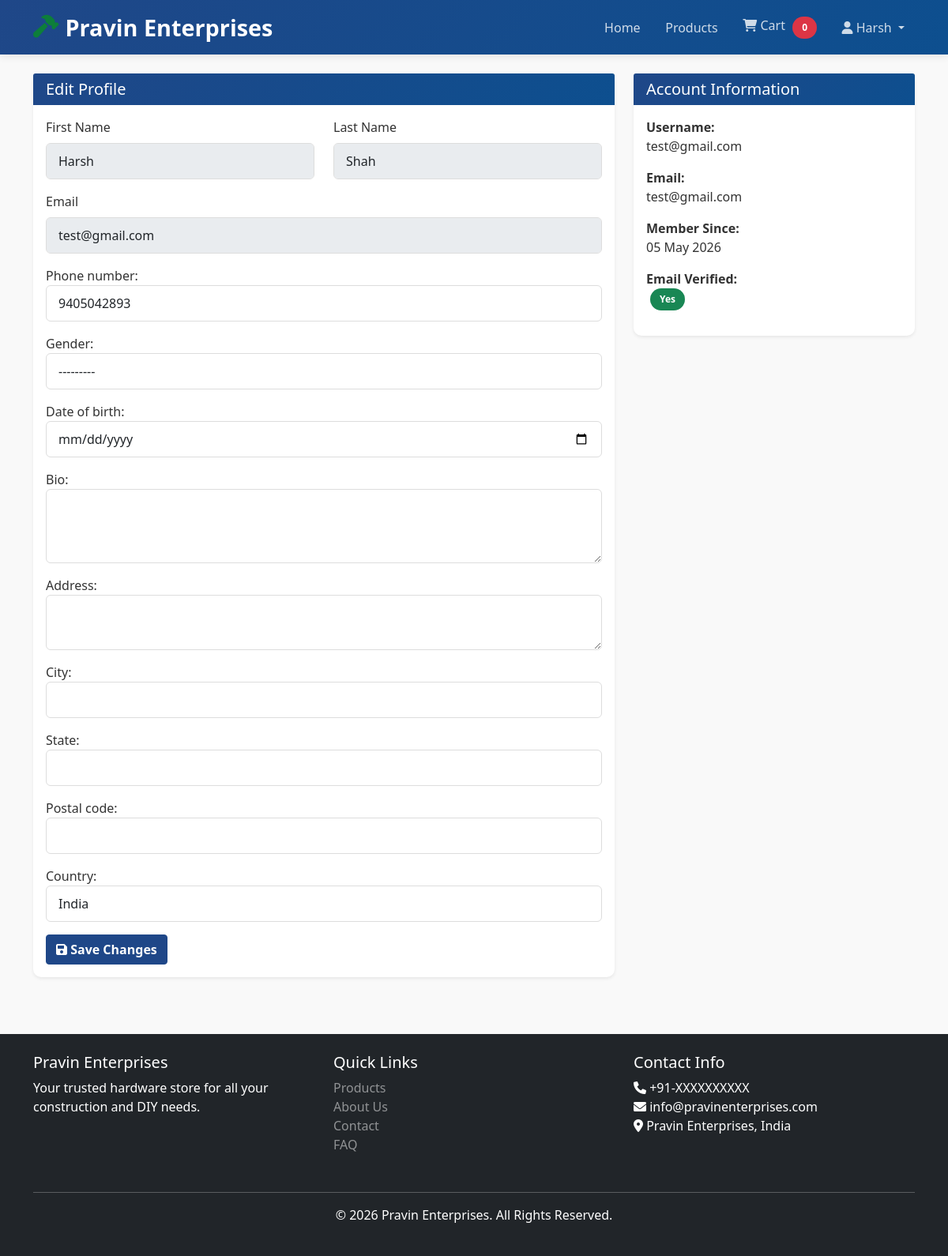
Page /accounts/profile/ (signed in) on the committed database.
### cart/models.py (models this page shows, shortened)
class Cart(models.Model):
    user = models.OneToOneField(User, on_delete=models.CASCADE, related_name='cart')
    total_items = models.IntegerField(default=0)
    total_price = models.DecimalField(max_digits=12, decimal_places=2, default=0.00)
    created_at = models.DateTimeField(auto_now_add=True)
    updated_at = models.DateTimeField(auto_now=True)
    class Meta:
        db_table = 'carts'
    def get_item_count(self):
        return sum(item.quantity for item in self.items.all())

### accounts/models.py (models this page shows, shortened)
class UserProfile(models.Model):
    GENDER_CHOICES = [
        ('M', 'Male'),
        ('F', 'Female'),
        ('O', 'Other'),
    ]
    user = models.OneToOneField(User, on_delete=models.CASCADE, related_name='profile')
    phone_regex = RegexValidator(regex=r'^\+?1?\d{9,15}$', message='Phone number must be between 9 and 15 digits.')
    phone_number = models.CharField(validators=[phone_regex], max_length=17)
    gender = models.CharField(max_length=1, choices=GENDER_CHOICES, null=True, blank=True)
    date_of_birth = models.DateField(null=True, blank=True)
    profile_picture = models.ImageField(upload_to='profile_pics/', null=True, blank=True)
    bio = models.TextField(max_length=500, blank=True)
    address = models.TextField(blank=True)
    city = models.CharField(max_length=100, blank=True)
    state = models.CharField(max_length=100, blank=True)
    postal_code = models.CharField(max_length=10, blank=True)
    country = models.CharField(max_length=100, default='India')
    is_email_verified = models.BooleanField(default=False)
    is_phone_verified = models.BooleanField(default=False)
    created_at = models.DateTimeField(auto_now_add=True)
    updated_at = models.DateTimeField(auto_now=True)
    class Meta:
        db_table = 'user_profiles'
        verbose_name = 'User Profile'
        verbose_name_plural = 'User Profiles'

### accounts/views.py (the view)
# urls.py: path('profile/', views.profile_view, name='profile'),
@login_required(login_url='login')
@require_http_methods(["GET", "POST"])
def profile_view(request):
    user_profile, created = UserProfile.objects.get_or_create(
        user=request.user,
        defaults={'phone_number': ''}
    )
    if request.method == 'POST':
        form = UserProfileForm(request.POST, instance=user_profile)
        if form.is_valid():
            form.save()
            messages.success(request, 'Profile updated successfully!')
            return redirect('profile')
    else:
        form = UserProfileForm(instance=user_profile)
    context = {
        'form': form,
        'user_profile': user_profile,
    }
    return render(request, 'accounts/profile.html', context)

### accounts/forms.py
class UserProfileForm(forms.ModelForm):
    phone_number = forms.CharField(max_length=17, required=True, widget=forms.TextInput(attrs={
        'class': 'form-control',
        'placeholder': '+91 XXXXXXXXXX'
    }))
    class Meta:
        model = UserProfile
        fields = ['phone_number', 'gender', 'date_of_birth', 'bio', 'address', 'city', 'state', 'postal_code', 'country']
        widgets = {
            'gender': forms.Select(attrs={'class': 'form-control'}),
            'date_of_birth': forms.DateInput(attrs={'class': 'form-control', 'type': 'date'}),
            'bio': forms.Textarea(attrs={'class': 'form-control', 'rows': 3}),
            'address': forms.Textarea(attrs={'class': 'form-control', 'rows': 2}),
            'city': forms.TextInput(attrs={'class': 'form-control'}),
            'state': forms.TextInput(attrs={'class': 'form-control'}),
            'postal_code': forms.TextInput(attrs={'class': 'form-control'}),
            'country': forms.TextInput(attrs={'class': 'form-control'}),
        }

### templates/accounts/profile.html (shortened to what this page needs)
{% extends 'base.html' %}
{% load static %}
{% block content %}
<div class="container">
    <div class="row">
        <div class="col-md-8">
            <div class="card shadow-sm">
                <div class="card-header bg-light">
                    <h5 class="mb-0">Edit Profile</h5>
                </div>
                <div class="card-body">
                    <form method="post">
                        <div class="row">
                            <div class="col-md-6 mb-3">
                                <label class="form-label">First Name</label>
                                <input type="text" class="form-control" value="{{ request.user.first_name }}" disabled>
                            </div>
                            <div class="col-md-6 mb-3">
                                <label class="form-label">Last Name</label>
                                <input type="text" class="form-control" value="{{ request.user.last_name }}" disabled>
                            </div>
                        </div>
                        <div class="mb-3">
                            <label class="form-label">Email</label>
                            <input type="email" class="form-control" value="{{ request.user.email }}" disabled>
                        </div>
                        {% for field in form %}
                            <div class="mb-3">
                                {{ field.label_tag }}
                                {{ field }}
                            </div>
                        {% endfor %}
                        <button type="submit" class="btn btn-primary">
                            <i class="fas fa-save"></i> Save Changes
                        </button>
                    </form>
                </div>
            </div>
        </div>
        <div class="col-md-4">
            <div class="card shadow-sm">
                <div class="card-header bg-light">
                    <h5 class="mb-0">Account Information</h5>
                </div>
                <div class="card-body">
                    <p>
                        <strong>Username:</strong><br>
                        {{ request.user.username }}
                    </p>
                    <p>
                        <strong>Email:</strong><br>
                        {{ request.user.email }}
                    </p>
                    <p>
                        <strong>Member Since:</strong><br>
                        {{ request.user.date_joined|date:"d M Y" }}
                    </p>
                    <p>
                        <strong>Email Verified:</strong><br>
                        {% if user_profile.is_email_verified %}
                            <span class="badge bg-success">Yes</span>
                        {% else %}
                            <span class="badge bg-warning">No</span>
                        {% endif %}
                    </p>
                </div>
            </div>
        </div>
    </div>
</div>
{% endblock %}

### templates/base.html (shortened to what this page needs)
{% load static %}
<!DOCTYPE html>
<html lang="en">
<head>
    <link href="https://cdn.jsdelivr.net/npm/bootstrap@5.1.3/dist/css/bootstrap.min.css" rel="stylesheet">
    <link href="https://cdnjs.cloudflare.com/ajax/libs/font-awesome/6.0.0-beta3/css/all.min.css" rel="stylesheet">
    <link href="{% static 'css/style.css' %}" rel="stylesheet">
</head>
<body>
    <nav class="navbar navbar-expand-lg navbar-dark bg-primary sticky-top">
        <div class="container">
            <a class="navbar-brand fw-bold d-flex align-items-center" href="{% url 'home' %}">
                <i class="fas fa-hammer"></i> Pravin Enterprises
            </a>
            <div class="collapse navbar-collapse" id="navbarNav">
                <ul class="navbar-nav ms-auto">
                    <li class="nav-item">
                        <a class="nav-link" href="{% url 'home' %}">Home</a>
                    </li>
                    <li class="nav-item">
                        <a class="nav-link" href="{% url 'products' %}">Products</a>
                    </li>
                    <li class="nav-item">
                        <a class="nav-link" href="{% url 'cart' %}">
                            <i class="fas fa-shopping-cart"></i>
                            Cart
                            {% if request.user.is_authenticated %}
                                <span class="badge bg-danger" id="cart-badge">{{ request.user.cart.get_item_count }}</span>
                            {% endif %}
                        </a>
                    </li>
                    {% if request.user.is_authenticated %}
                        <li class="nav-item dropdown">
                            <a class="nav-link dropdown-toggle" href="#" id="userDropdown" role="button" data-bs-toggle="dropdown">
                                <i class="fas fa-user"></i> {{ request.user.first_name|default:request.user.username }}
                            </a>
                        </li>
                    {% endif %}
                </ul>
            </div>
        </div>
    </nav>
    <main class="py-4">
        {% block content %}{% endblock %}
    </main>
    <footer class="bg-dark text-white mt-5 py-4">
        <div class="container">
            <div class="row">
                <div class="col-md-4 mb-3">
                    <h5>Pravin Enterprises</h5>
                    <p>Your trusted hardware store for all your construction and DIY needs.</p>
                </div>
                <div class="col-md-4 mb-3">
                    <h5>Quick Links</h5>
                    <ul class="list-unstyled">
                        <li><a href="{% url 'products' %}" class="text-white-50">Products</a></li>
                        <li><a href="{% url 'about' %}" class="text-white-50">About Us</a></li>
                        <li><a href="{% url 'contact' %}" class="text-white-50">Contact</a></li>
                        <li><a href="#" class="text-white-50">FAQ</a></li>
                    </ul>
                </div>
                <div class="col-md-4 mb-3">
                    <h5>Contact Info</h5>
                    <p>
                        <i class="fas fa-phone"></i> +91-XXXXXXXXXX<br>
                        <i class="fas fa-envelope"></i> info@pravinenterprises.com<br>
                        <i class="fas fa-map-marker-alt"></i> Pravin Enterprises, India
                    </p>
                </div>
            </div>
            <hr class="bg-white">
            <div class="text-center">
                <p>&copy; 2026 Pravin Enterprises. All Rights Reserved.</p>
            </div>
        </div>
    </footer>
</body>
</html>

### static/css/style.css (style rules this page uses)
:root { --primary-color: #1f4788; --secondary-color: #0d7e3a; --danger-color: #d32f2f; --warning-color: #f57c00; --info-color: #1976d2; --light-gray: #f5f5f5; --dark-gray: #333; }
* { margin: 0; padding: 0; box-sizing: border-box; }
body { font-family: 'Segoe UI', Tahoma, Geneva, Verdana, sans-serif; background-color: #f9f9f9; color: var(--dark-gray); }
.navbar { background: linear-gradient(135deg, var(--primary-color) 0%, #0d4f8f 100%); box-shadow: 0 2px 10px rgba(0,0,0,0.1); }
.navbar-brand { font-size: 1.8rem; font-weight: bold; color: white !important; white-space: nowrap; }
.navbar-nav .nav-link { padding: 0.5rem 0.75rem; }
.navbar-brand i { margin-right: 8px; color: var(--secondary-color); }
.navbar .nav-link { color: rgba(255,255,255,0.8) !important; transition: color 0.3s ease; margin: 0 5px; }
.navbar .navbar-nav { align-items: center; }
.navbar .nav-item { margin-left: 0.35rem; }
#cart-badge { vertical-align: text-top; }
.badge { margin-left: 5px; }
.card { border: none; border-radius: 10px; box-shadow: 0 2px 8px rgba(0,0,0,0.1); transition: all 0.3s ease; }
.card-header { background: linear-gradient(135deg, var(--primary-color) 0%, #0d4f8f 100%); color: white; border: none; }
.card-header h5 { color: white; }
.btn-primary { background-color: var(--primary-color); border-color: var(--primary-color); color: white; font-weight: 600; transition: all 0.3s ease; }
.form-control, .form-select { border-radius: 6px; border: 1px solid #ddd; padding: 10px 15px; transition: all 0.3s ease; }
.badge { padding: 8px 12px; border-radius: 20px; font-weight: 600; }
footer { background-color: var(--dark-gray); color: white; margin-top: 50px; }
footer a { color: var(--secondary-color); text-decoration: none; }

### rows in the picture
UserProfile: form "9405042893" "---------" "India"

### other values in the picture
{{ request.user.cart.get_item_count }} "0"
{{ request.user.first_name|default:request.user.username }} "Harsh"
{{ field.label_tag }} "Phone number:" "Gender:" "Date of birth:" "Bio:" "Address:" "City:" "State:" "Postal code:" "Country:"
{{ request.user.username }} "test@gmail.com"
{{ request.user.email }} "test@gmail.com"
{{ request.user.date_joined|date:"d M Y" }} "05 May 2026"
